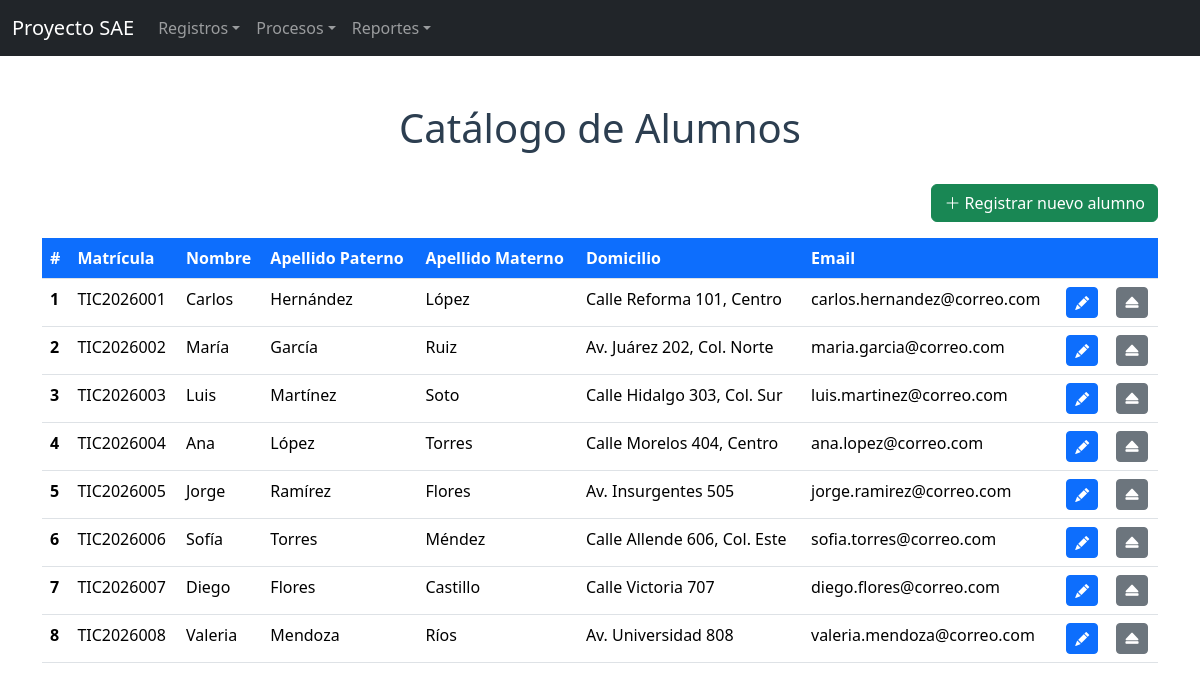
The app's page /proyecto_sae/Cruds/crudalumnos.php with its own data.
### tables this page shows
CREATE TABLE alumnos (
    ID_ALUMNOS        INT AUTO_INCREMENT PRIMARY KEY,
    MATRICULA         VARCHAR(15) NOT NULL,
    NOMBRE            VARCHAR(30) NOT NULL,
    APELLIDO_PATERNO  VARCHAR(15) NOT NULL,
    APELLIDO_MATERNO  VARCHAR(15) NOT NULL,
    DOMICILIO         VARCHAR(80) NOT NULL,
    CORREO            VARCHAR(50) NOT NULL,
    TELEFONO          VARCHAR(35) NOT NULL,
    ESTATUS           VARCHAR(4)  NOT NULL DEFAULT 'ALTA'
);

### proyecto_sae/Cruds/conexion.php (called while the page is built, shortened)
<?php
$base = preg_replace('#/(Cruds|formularios)/.*$#i', '', $_SERVER['SCRIPT_NAME']);
$servidor = "localhost";
$usuario  = "root";
$password = "";
$base_datos = "proyecto_sae";
$conexion = new mysqli($servidor, $usuario, $password, $base_datos);
$conexion->set_charset("utf8mb4");
return $conexion;

### proyecto_sae/Cruds/crudalumnos.php (the view, shortened to what this page needs)
<?php
$mysqli = include "conexion.php";
$resultado = $mysqli->query("SELECT ID_ALUMNOS AS idalum, MATRICULA AS matricula, NOMBRE AS nombre, APELLIDO_PATERNO AS apaterno, APELLIDO_MATERNO AS amaterno, DOMICILIO AS domicilio, CORREO AS correo, TELEFONO AS telefono FROM alumnos WHERE ESTATUS = 'ALTA'");
$alumnos = $resultado->fetch_all(MYSQLI_ASSOC);
?>
<!DOCTYPE html>
<html lang="es">
<head>
    <link href="<?= $base ?>/assets/css/bootstrap.min.css" rel="stylesheet">
    <link rel="stylesheet" href="<?= $base ?>/assets/css/bootstrap-icons.css">
</head>
<body>
<?php include __DIR__ . "/../NavBar/navbar.php"; ?>
<div class="container">
    <br><br>
    <h1 align="center">Catálogo de Alumnos</h1>
    <br>
    <div class="d-flex justify-content-end mb-3">
        <a href="<?= $base ?>/formularios/alta/Formulario_Alumnos.php" class="btn btn-success">
            <i class="bi bi-plus-lg"></i> Registrar nuevo alumno
        </a>
    </div>
    <table class="table">
        <thead class="thead-dark">
            <tr>
                <th scope="col">#</th>
                <th scope="col">Matrícula</th>
                <th scope="col">Nombre</th>
                <th scope="col">Apellido Paterno</th>
                <th scope="col">Apellido Materno</th>
                <th scope="col">Domicilio</th>
                <th scope="col">Email</th>
                <th scope="col"></th>
                <th scope="col"></th>
            </tr>
        </thead>
        <tbody>
<?php foreach ($alumnos as $alumno) { ?>
            <tr>
                <th scope="row"><?php echo $alumno["idalum"]; ?></th>
                <td><?php echo htmlspecialchars($alumno["matricula"]); ?></td>
                <td><?php echo htmlspecialchars($alumno["nombre"]); ?></td>
                <td><?php echo htmlspecialchars($alumno["apaterno"]); ?></td>
                <td><?php echo htmlspecialchars($alumno["amaterno"]); ?></td>
                <td><?php echo htmlspecialchars($alumno["domicilio"]); ?></td>
                <td><?php echo htmlspecialchars($alumno["correo"]); ?></td>
                <td>
                    <a href="<?= $base ?>/formularios/modificar/Modificar_Alumnos.php?id=<?php echo $alumno["idalum"]; ?>" class="btn btn-sm btn-primary" title="Modificar">
                        <i class="bi bi-pencil-fill"></i>
                    </a>
                </td>
                <td>
                    <a href="crudalumnos.php?baja=<?php echo $alumno["idalum"]; ?>" class="btn btn-sm btn-secondary" title="Baja" onclick="return confirm('¿Dar de baja este alumno?');">
                        <i class="bi bi-eject-fill"></i>
                    </a>
                </td>
            </tr>
<?php } ?>
        </tbody>
    </table>
</div>
</body>
</html>

### proyecto_sae/Cruds/crudalumnos.php (style rules this page uses)
thead.thead-dark th { background-color: #0d6efd; color: #ffffff; }
h1 { color: #2c3e50; }

### records on screen
alumnos: ID_ALUMNOS "1", MATRICULA "TIC2026001", NOMBRE "Carlos", APELLIDO_PATERNO "Hernández", APELLIDO_MATERNO "López", DOMICILIO "Calle Reforma 101, Centro", CORREO "carlos.hernandez@correo.com"
alumnos: ID_ALUMNOS "2", MATRICULA "TIC2026002", NOMBRE "María", APELLIDO_PATERNO "García", APELLIDO_MATERNO "Ruiz", DOMICILIO "Av. Juárez 202, Col. Norte", CORREO "maria.garcia@correo.com"
alumnos: ID_ALUMNOS "3", MATRICULA "TIC2026003", NOMBRE "Luis", APELLIDO_PATERNO "Martínez", APELLIDO_MATERNO "Soto", DOMICILIO "Calle Hidalgo 303, Col. Sur", CORREO "luis.martinez@correo.com"
alumnos: ID_ALUMNOS "4", MATRICULA "TIC2026004", NOMBRE "Ana", APELLIDO_PATERNO "López", APELLIDO_MATERNO "Torres", DOMICILIO "Calle Morelos 404, Centro", CORREO "ana.lopez@correo.com"
alumnos: ID_ALUMNOS "5", MATRICULA "TIC2026005", NOMBRE "Jorge", APELLIDO_PATERNO "Ramírez", APELLIDO_MATERNO "Flores", DOMICILIO "Av. Insurgentes 505", CORREO "jorge.ramirez@correo.com"
alumnos: ID_ALUMNOS "6", MATRICULA "TIC2026006", NOMBRE "Sofía", APELLIDO_PATERNO "Torres", APELLIDO_MATERNO "Méndez", DOMICILIO "Calle Allende 606, Col. Este", CORREO "sofia.torres@correo.com"
alumnos: ID_ALUMNOS "7", MATRICULA "TIC2026007", NOMBRE "Diego", APELLIDO_PATERNO "Flores", APELLIDO_MATERNO "Castillo", DOMICILIO "Calle Victoria 707", CORREO "diego.flores@correo.com"
alumnos: ID_ALUMNOS "8", MATRICULA "TIC2026008", NOMBRE "Valeria", APELLIDO_PATERNO "Mendoza", APELLIDO_MATERNO "Ríos", DOMICILIO "Av. Universidad 808", CORREO "valeria.mendoza@correo.com"
